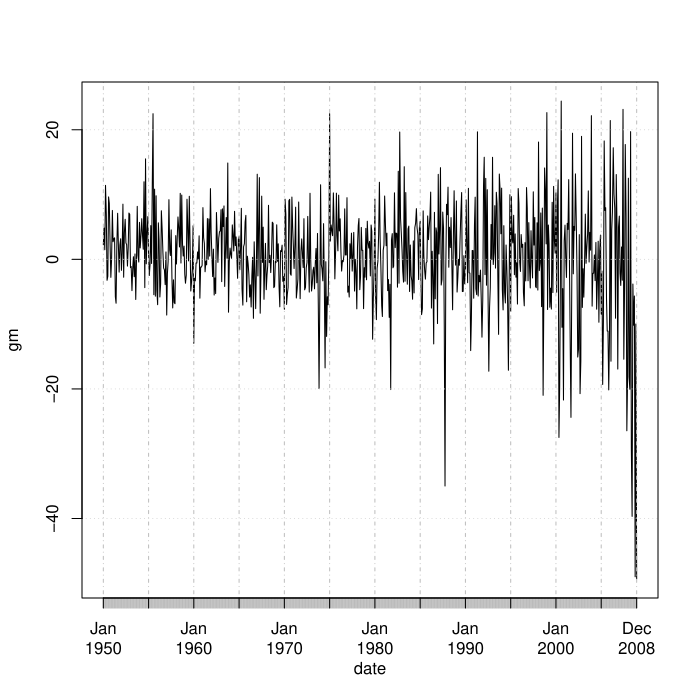

The R source for this figure:
#
# Copyright (c) 2015 by Yuchao Zhao, Xiaoye Meng.
#
# This program is free software: you can redistribute it and/or modify
# it under the terms of the GNU General Public License as published by
# the Free Software Foundation, either version 3 of the License, or
# (at your option) any later version.
#
# This program is distributed in the hope that it will be useful,
# but WITHOUT ANY WARRANTY; without even the implied warranty of
# MERCHANTABILITY or FITNESS FOR A PARTICULAR PURPOSE.  See the
# GNU General Public License for more details.
#
# You should have received a copy of the GNU General Public License
# along with this program.  If not, see <http://www.gnu.org/licenses/>.
#

require(xts)
require(fGarch)
require(rugarch)

da = read.table("data/m-gmsp5008.txt", header = T)
gm = log(1 + da[, 2]) * 100
plot(xts(gm, order.by = as.Date(paste(substr(da[, 1], 1, 4), substr(da[, 1], 5, 6), substring(da[, 1], 7),
	sep = '-'))), type = 'l', main = '', xlab = 'date', ylab = 'gm')
acf(gm)
m1 = garchFit(~ arma(0, 0) + garch(1, 1), data = gm, trace = F)
summary(m1)
predict(m1, 6)
m2 = ugarchfit(ugarchspec(variance.model = list(model = "sGARCH", garchOrder = c(1, 1)),
	mean.model = list(armaOrder = c(0, 0), archm = T)), gm)
show(m2)
ugarchforecast(m2, n.ahead = 6)
m3 = garchFit(~ arma(0, 0) + garch(1, 1), data = gm, cond.dist = "std", trace = F)
summary(m3)
predict(m3, 6)
cat("tt =", (9.41762 - 6) / 2.96756, "\n");
m4 = ugarchfit(ugarchspec(variance.model = list(model = "eGARCH", garchOrder = c(1, 1)),
	mean.model = list(armaOrder = c(0, 0))), gm / 100)
show(m4)
ugarchforecast(m4, n.ahead = 6)
